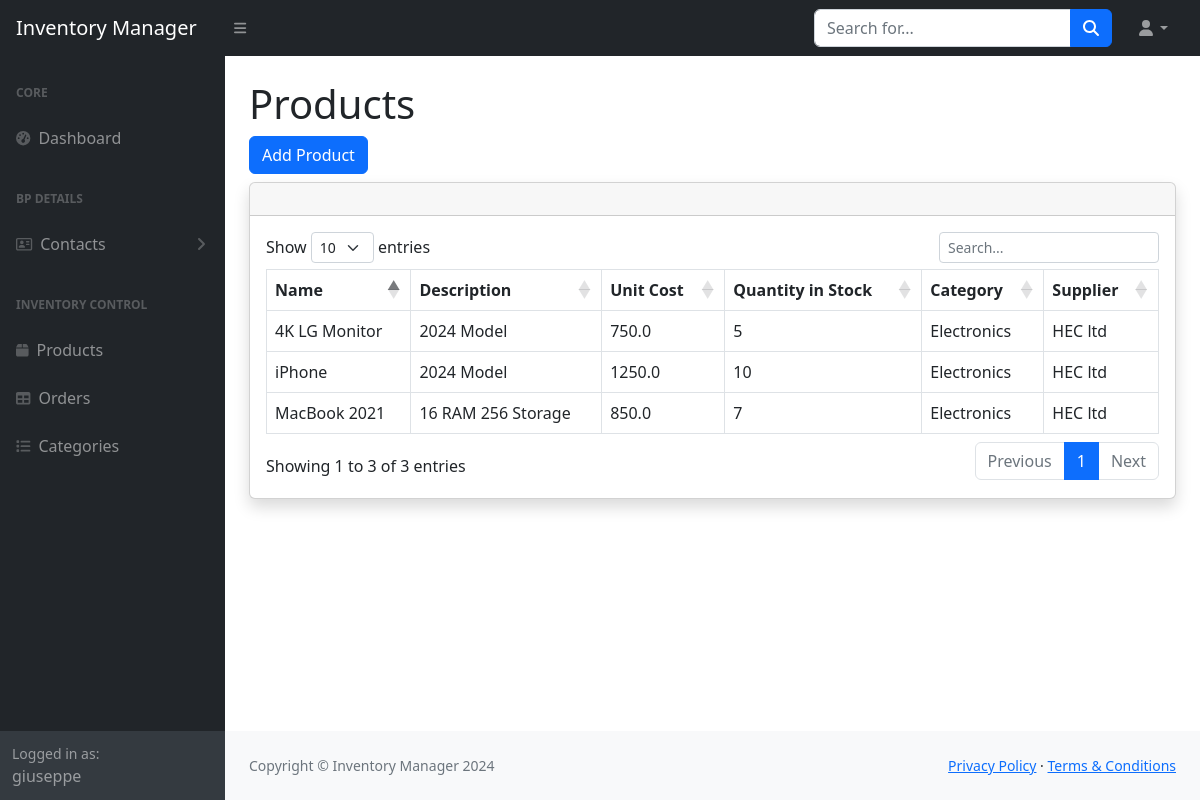
/products (signed in), run on the app's committed database.
### inventorymanager/models.py (models this page shows, shortened)
class Product(models.Model):
    name = models.CharField(max_length=140, null = False)
    description = models.CharField(max_length=75)
    unit_cost = models.FloatField(null = False)
    quantity_in_stock = models.IntegerField(null=False)
    category = models.ForeignKey(Category, on_delete=models.CASCADE, related_name="products")
    supplier = models.ForeignKey(Supplier, on_delete=models.CASCADE, related_name="products")

class Category(models.Model):
    name = models.CharField(max_length=140, null = False)
    description = models.CharField(max_length=75)
    def __str__(self):
        return f'{self.name}'
    class Meta:
            verbose_name_plural = "Categories"

class Supplier(models.Model):
    name = models.CharField(max_length=140, null = False)
    contact_name = models.CharField(max_length=75)
    contact_email = models.CharField(max_length=75)
    contact_phone = models.CharField(max_length=15)
    def __str__(self):
        return f'{self.name}'

### inventorymanager/views.py (the view)
# urls.py: path("products", views.product_view, name="products"),
@login_required
def product_view(request):
    products = Product.objects.all()
    return render(request, 'inventorymanager/products.html', {
            "products": products,
        })

### inventorymanager/templates/inventorymanager/products.html (shortened to what this page needs)
{% extends "inventorymanager/layout.html" %}
{% block body %}
<h1 class="mt-4">Products</h1>
<a type="button" class="btn btn-primary mb-2" href="{% url 'create_product' %}">Add Product</a>
    <div class="card shadow mb-4">
            <div class="card-header py-3">
            </div>
            <div class="card-body">
                <div class="table-responsive">
                    <table id="productsTable" class="table table-bordered" data-type="product" width="100%" cellspacing="0">
                        <thead>
                            <tr>
                                <th>Name</th>
                                <th>Description</th>
                                <th>Unit Cost</th>
                                <th>Quantity in Stock</th>
                                <th>Category</th>
                                <th>Supplier</th>
                            </tr>
                        </thead>
                        <tbody>
                            {% for product in products %}
                            <tr data-id="{{ product.id }}">
                                <td>{{ product.name}}</td>
                                <td>{{ product.description}}</td>
                                <td>{{ product.unit_cost}}</td>
                                <td>{{ product.quantity_in_stock}}</td>
                                <td>{{ product.category}}</td>
                                <td>{{ product.supplier}}</td>
                            </tr>
                            {% endfor %}
                        </tbody>
                    </table>
            </div>
        </div>
</div>
{% endblock body %}

### inventorymanager/templates/inventorymanager/layout.html (shortened to what this page needs)
{% load static %}
<!DOCTYPE html>
<html lang="en">
    <head>
        <link rel="stylesheet" href="https://cdn.jsdelivr.net/npm/bootstrap@5.2.3/dist/css/bootstrap.min.css">
        <link href="{% static 'inventorymanager/css/styles.css' %}" rel="stylesheet" />
        <link rel="stylesheet" href="https://cdn.datatables.net/1.13.4/css/dataTables.bootstrap5.min.css">
        <link href="https://cdn.datatables.net/v/bs5/jszip-3.10.1/dt-2.1.6/b-3.1.2/b-html5-3.1.2/b-print-3.1.2/datatables.min.css" rel="stylesheet">
    </head>
    <body class="sb-nav-fixed">
        <nav class="sb-topnav navbar navbar-expand navbar-dark bg-dark">
            <a class="navbar-brand ps-3" href="{% url 'index' %}">Inventory Manager</a>
            <button class="btn btn-link btn-sm order-1 order-lg-0 me-4 me-lg-0" id="sidebarToggle" href="#!"><i class="fas fa-bars"></i></button>
            <form class="d-none d-md-inline-block form-inline ms-auto me-0 me-md-3 my-2 my-md-0">
                <div class="input-group">
                    <input class="form-control" type="text" placeholder="Search for..." aria-label="Search for..." aria-describedby="btnNavbarSearch" />
                    <button class="btn btn-primary" id="btnNavbarSearch" type="button"><i class="fas fa-search"></i></button>
                </div>
            </form>
            <ul class="navbar-nav ms-auto ms-md-0 me-3 me-lg-4">
                <li class="nav-item dropdown">
                    <a class="nav-link dropdown-toggle" id="navbarDropdown" href="#" role="button" data-bs-toggle="dropdown" aria-expanded="false"><i class="fas fa-user fa-fw"></i></a>
                </li>
            </ul>
        </nav>
        <div id="layoutSidenav">
            <div id="layoutSidenav_nav">
                <nav class="sb-sidenav accordion sb-sidenav-dark" id="sidenavAccordion">
                    <div class="sb-sidenav-menu">
                        <div class="nav">
                            <div class="sb-sidenav-menu-heading">Core</div>
                            <a class="nav-link" href="{% url 'index' %}">
                                <div class="sb-nav-link-icon"><i class="fas fa-tachometer-alt"></i></div>
                                Dashboard
                            </a>
                            <div class="sb-sidenav-menu-heading">BP DETAILS</div>
                            <a class="nav-link collapsed" href="#" data-bs-toggle="collapse" data-bs-target="#collapseLayouts" aria-expanded="false" aria-controls="collapseLayouts">
                                <div class="sb-nav-link-icon"><i class="fa-regular fa-address-card"></i></div>
                                Contacts
                                <div class="sb-sidenav-collapse-arrow"><i class="fas fa-angle-down"></i></div>
                            </a>
                            <div class="sb-sidenav-menu-heading">Inventory Control</div>
                            <a class="nav-link" href="{% url 'products' %}">
                                <div class="sb-nav-link-icon"><i class="fa-solid fa-box"></i></div>
                                Products
                            </a>
                            <a class="nav-link" href="{% url 'orders' %}">
                                <div class="sb-nav-link-icon"><i class="fas fa-table"></i></div>
                                Orders
                            </a>
                            <a class="nav-link" href="{% url 'categories' %}">
                                <div class="sb-nav-link-icon"><i class="fa-solid fa-list"></i></div>
                                Categories
                            </a>
                        </div>
                    </div>
                    <div class="sb-sidenav-footer">
                        <div class="small">Logged in as:</div>
                        {{user}}
                    </div>
                </nav>
            </div>
            <div id="layoutSidenav_content">
                <main>
                    <div class="container-fluid px-4">
                        <div class="body">
                            {% block body %}
                            {% endblock %}
                        </div>
                    </div>
                </main>
                <footer class="py-4 bg-light mt-auto">
                    <div class="container-fluid px-4">
                        <div class="d-flex align-items-center justify-content-between small">
                            <div class="text-muted">Copyright &copy; Inventory Manager 2024</div>
                            <div>
                                <a href="#">Privacy Policy</a>
                                &middot;
                                <a href="#">Terms &amp; Conditions</a>
                            </div>
                        </div>
                    </div>
                </footer>
            </div>
        </div>
    </body>
</html>

### data on the page
Product: name "MacBook 2021", description "16 RAM 256 Storage", unit_cost "850.0", quantity_in_stock "7", category "Electronics", supplier "HEC ltd"
Product: name "iPhone", description "2024 Model", unit_cost "1250.0", quantity_in_stock "10", category "Electronics", supplier "HEC ltd"
Product: name "4K LG Monitor", description "2024 Model", unit_cost "750.0", quantity_in_stock "5", category "Electronics", supplier "HEC ltd"

### other printed values
{{ user }} "giuseppe"
